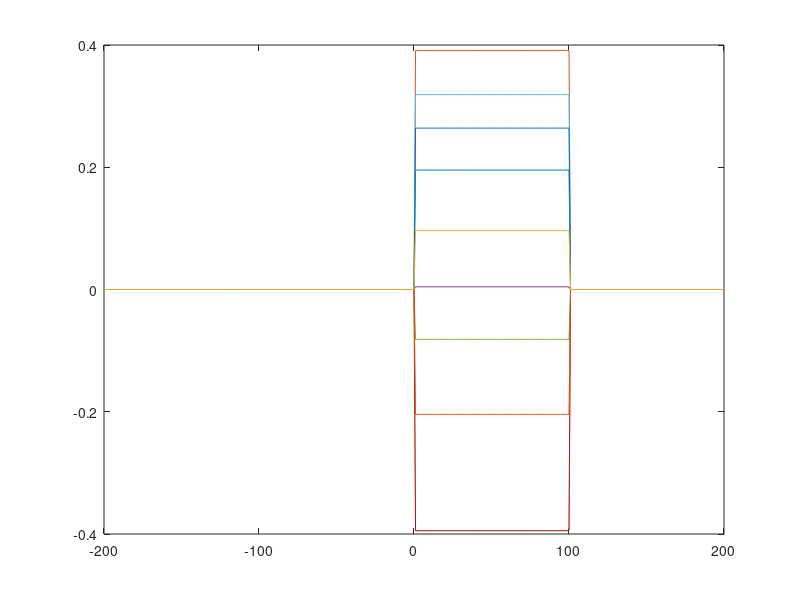
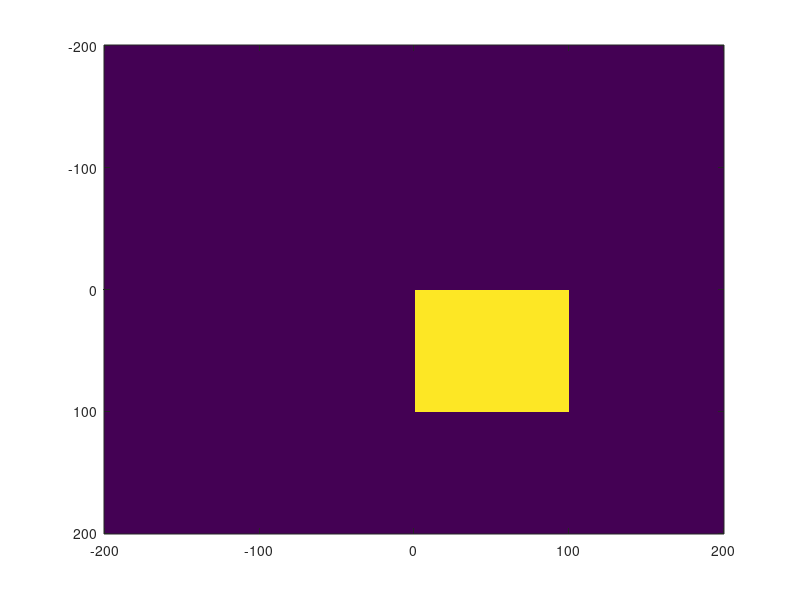
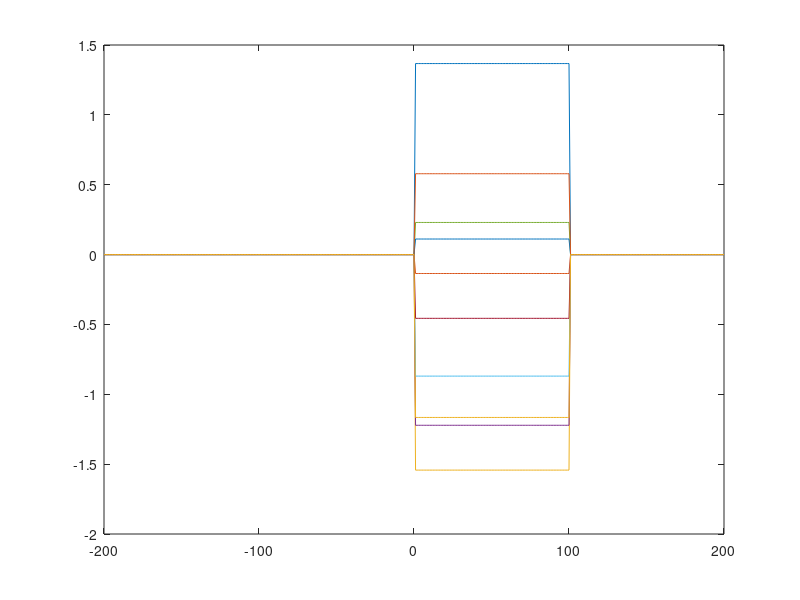
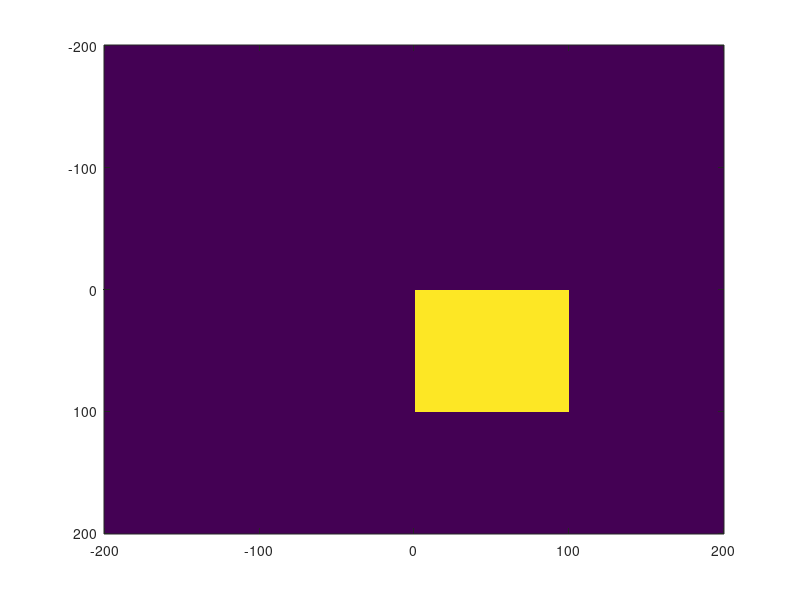

Reproduce these figures in MATLAB, in order.
%% Uniform Distribution
clear;clc;close all
K = 10;
n = [-200:200]';
A = rand(1,K) - 1/2;
x = A .* ((n > 0) - (n - 100 > 0));

% Arithmetic Mean Value
mean_values = mean(x, "all");


Acor = x*x'/K;
Sd = 20*log10(fftshift(abs(fft2(Acor))));

%%
plot(n,x)
figure; imagesc(n,n,Acor)
figure; imagesc(Sd)


%% Normal Distribution
clear;clc;close all
K = 10;
n = [-200:200]';
A = randn(1,K);
x = A .* ((n > 0) - (n - 100 > 0));

% Arithmetic Mean Value
mean_values = mean(x, "all");


Acor = x*x'/K;
Sd = 20*log10(fftshift(abs(fft2(Acor))));

%%
plot(n,x)
figure; imagesc(n,n,Acor)
figure; imagesc(Sd)



